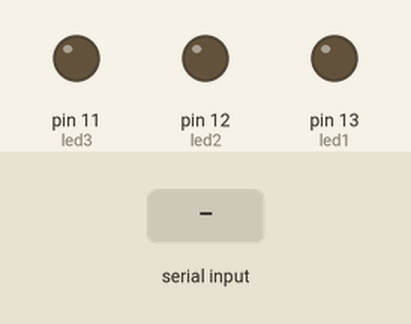
Simulated run of this sketch. Board: Arduino Uno, built with avr-gcc and run on an emulated ATmega328P. Shown: output pins drawn as LEDs (lit = HIGH). Dashed ring = blinking. Inputs (shaded band) come from the test bench.

Above: at 1.2 s.
1.3 s: "5" received over Serial
At 1.7 s:
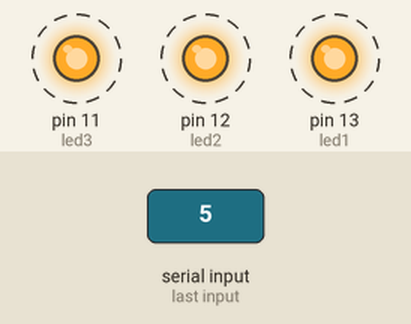
Timing chart, 0 to 10.3 s (numbered marks = the images above; inputs shaded):
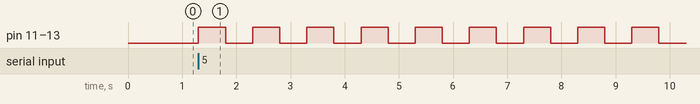

Measured:
- after the input at 1.3 s, pin 11 (led3), pin 12 (led2), pin 13 (led1): alternates HIGH for 0.50 s and LOW for 0.50 s, starting at once

The sketch:

arduino.ino
```cpp
bool estadoLED = false;
bool intermitente = false;

#define led1 13
#define led2 12
#define led3 11

void setup() {
  pinMode(led1, OUTPUT);
  pinMode(led2, OUTPUT);
  pinMode(led3, OUTPUT);
  Serial.begin(9600);
}

void loop() {
  if (Serial.available() > 0) {
    char opt;
    opt = Serial.read();

    if (opt == '1') {
      estadoLED = !estadoLED;
      digitalWrite(led3, estadoLED ? HIGH : LOW);
    }

    if (opt == '2') {
      estadoLED = !estadoLED;
      digitalWrite(led2, estadoLED ? HIGH : LOW);
    }

    if (opt == '3') {
      estadoLED = !estadoLED;
      digitalWrite(led1, estadoLED ? HIGH : LOW);
    }

    if (opt == '4') {
      estadoLED = !estadoLED;
      digitalWrite(led1, estadoLED ? HIGH : LOW);
      digitalWrite(led2, estadoLED ? HIGH : LOW);
      digitalWrite(led3, estadoLED ? HIGH : LOW);
    }

    if (opt == '5') {
      intermitente = !intermitente;
    }
  }
  if (intermitente) {
    estadoLED = !estadoLED;
    digitalWrite(led1, estadoLED ? HIGH : LOW);
    digitalWrite(led2, estadoLED ? HIGH : LOW);
    digitalWrite(led3, estadoLED ? HIGH : LOW);
    delay(500);
  }
}
```
